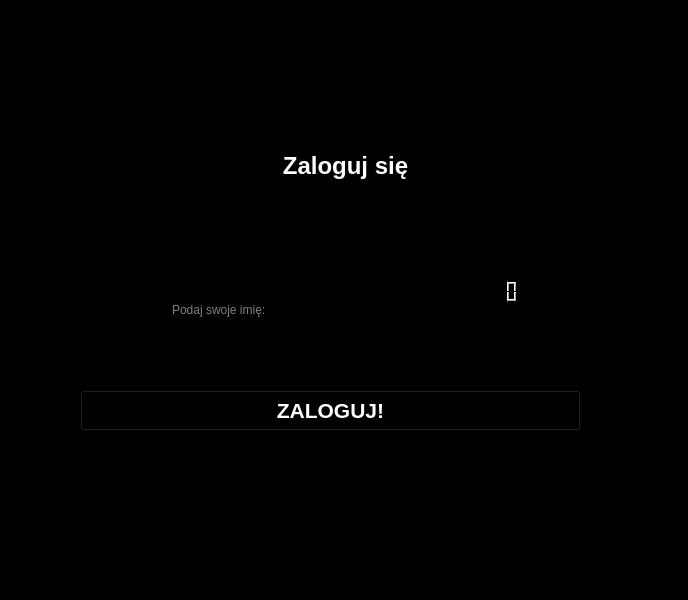
<?xml version="1.0" encoding="UTF-8"?>
<ui version="4.0">
 <class>LoginWindow</class>
 <widget class="QMainWindow" name="LoginWindow">
  <property name="geometry">
   <rect>
    <x>0</x>
    <y>0</y>
    <width>688</width>
    <height>600</height>
   </rect>
  </property>
  <property name="windowTitle">
   <string>MainWindow</string>
  </property>
  <property name="styleSheet">
   <string notr="true">QWidget {
						background-color: black;
						}</string>
  </property>
  <widget class="QWidget" name="centralwidget">
   <widget class="QPushButton" name="login_button">
    <property name="geometry">
     <rect>
      <x>80</x>
      <y>390</y>
      <width>501</width>
      <height>41</height>
     </rect>
    </property>
    <property name="font">
     <font>
      <pointsize>16</pointsize>
      <weight>75</weight>
      <bold>true</bold>
     </font>
    </property>
    <property name="styleSheet">
     <string notr="true">QPushButton {
					color: white;}</string>
    </property>
    <property name="text">
     <string>ZALOGUJ!</string>
    </property>
   </widget>
   <widget class="QLabel" name="hello_label">
    <property name="geometry">
     <rect>
      <x>150</x>
      <y>110</y>
      <width>391</width>
      <height>111</height>
     </rect>
    </property>
    <property name="font">
     <font>
      <pointsize>18</pointsize>
      <weight>75</weight>
      <bold>true</bold>
     </font>
    </property>
    <property name="styleSheet">
     <string notr="true">QLabel {
			color: white;
			}</string>
    </property>
    <property name="text">
     <string>Zaloguj się</string>
    </property>
    <property name="alignment">
     <set>Qt::AlignCenter</set>
    </property>
   </widget>
   <widget class="QLineEdit" name="username">
    <property name="geometry">
     <rect>
      <x>170</x>
      <y>290</y>
      <width>240</width>
      <height>40</height>
     </rect>
    </property>
    <property name="styleSheet">
     <string notr="true">QLineEdit{
					background-color: black;
					border-radius: 20px solid white;
					color: white;
				}</string>
    </property>
    <property name="placeholderText">
     <string>Podaj swoje imię:</string>
    </property>
   </widget>
   <widget class="QLCDNumber" name="lcd_counter">
    <property name="geometry">
     <rect>
      <x>460</x>
      <y>280</y>
      <width>64</width>
      <height>23</height>
     </rect>
    </property>
   </widget>
  </widget>
  <widget class="QMenuBar" name="menubar">
   <property name="geometry">
    <rect>
     <x>0</x>
     <y>0</y>
     <width>688</width>
     <height>26</height>
    </rect>
   </property>
  </widget>
  <widget class="QStatusBar" name="statusbar"/>
 </widget>
 <resources/>
 <connections/>
</ui>
